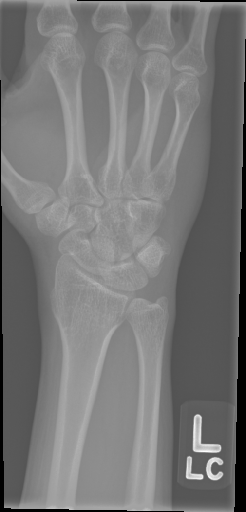
#> input picture MURA-v1.1/train/XR_WRIST/patient03215/study1_positive/image2.png, 246 x 512 px; its folder holds only this picture in this run
$ python -i mura_utils.py   (imports and definitions only)
#> lines starting #> are read from the running program, lines starting #| are printed output that depends on the picture
from pathlib import Path
import json, random
import numpy as np
import pandas as pd
from PIL import Image
from sklearn.pipeline import Pipeline
from sklearn.preprocessing import StandardScaler
from sklearn.linear_model import LogisticRegression
import joblib

SEED=42
IMAGE_SIZE=(128,128)
CLASS_NAMES=['Normal','Abnormal']

def seed_everything(seed=SEED):
    random.seed(seed); np.random.seed(seed)

def find_mura_root(project_root=None):
    p=Path(project_root or Path.cwd()).resolve()
    candidates=[p/'MURA-v1.1',p/'MURA',p/'data'/'MURA-v1.1',p/'data'/'MURA']
    candidates += list(p.glob('**/MURA-v1.1')) + list(p.glob('**/MURA'))
    for x in candidates:
        if (x/'train').is_dir() and (x/'valid').is_dir(): return x
    raise FileNotFoundError('Place MURA-v1.1 beside the notebook/project or under data/MURA-v1.1.')

def build_index(root, split):
    rows=[]; base=Path(root)/split
    for p in sorted(base.glob('XR_*/*/study*_*/**/*.png')):
        parts=p.relative_to(base).parts; study=parts[2]
        label=int(study.lower().endswith('positive'))
        rows.append({'path':str(p.resolve()),'split':split,'body_part':parts[0].replace('XR_','').replace('_',' ').title(),'patient_id':parts[1],'study_id':study,'label':label,'class_name':CLASS_NAMES[label]})
    if not rows: raise FileNotFoundError(f'No MURA PNGs found below {base}.')
    return pd.DataFrame(rows)

def make_splits(train_df, valid_df, val_fraction=.15, seed=SEED):
    rng=np.random.default_rng(seed); patients=train_df.patient_id.drop_duplicates().to_numpy(); rng.shuffle(patients)
    n=max(1,int(len(patients)*val_fraction)); vp=set(patients[:n])
    tr=train_df[~train_df.patient_id.isin(vp)].copy(); va=train_df[train_df.patient_id.isin(vp)].copy(); te=valid_df.copy()
    assert set(tr.patient_id).isdisjoint(va.patient_id) and set(tr.patient_id).isdisjoint(te.patient_id) and set(va.patient_id).isdisjoint(te.patient_id)
    return tr.reset_index(drop=True),va.reset_index(drop=True),te.reset_index(drop=True)


def extract_features(path_or_image):
    if isinstance(path_or_image,(str,Path)):
        with Image.open(path_or_image) as im: im=im.convert('L')
#> im is the input picture: PIL image 246x512 L; min 0, max 255, mean 118.8
    else: im=path_or_image.convert('L')
    im=im.resize(IMAGE_SIZE)
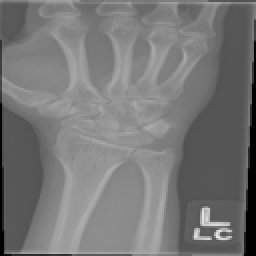
#> im: PIL image 128x128 L (shown 2 times larger); min 0, max 230, mean 119
    arr=np.asarray(im,dtype=np.float32)/255.0
    return arr.reshape(-1)

extract_hog = extract_features

def make_features(frame, limit=None, progress_every=500):
    f=frame if limit is None else frame.head(limit)
    X=[]
    for i,p in enumerate(f.path):
        X.append(extract_features(p))
        if progress_every and (i+1)%progress_every==0: print(f'Extracted {i+1}/{len(f)}')
    return np.asarray(X), f.label.to_numpy(), f.path.to_numpy()

def build_model():
    return Pipeline([('scale',StandardScaler()),('clf',LogisticRegression(max_iter=1000,class_weight='balanced',solver='liblinear',random_state=SEED))])

def predict_image(model,image):
    x=extract_features(image).reshape(1,-1); prob=model.predict_proba(x)[0]; idx=int(np.argmax(prob))
    return {'label':CLASS_NAMES[idx],'confidence':float(prob[idx]),'probabilities':dict(zip(CLASS_NAMES,prob.astype(float)))}

def save_bundle(model,path,metadata): joblib.dump({'model':model,'metadata':metadata},path)
def load_bundle(path): return joblib.load(path)

>>> result = extract_features('../MURA-v1.1/train/XR_WRIST/patient03215/study1_positive/image2.png')
#> result = 16384 values, max 0.902 at index 14829, min 0 at index 4095, mean 0.467
